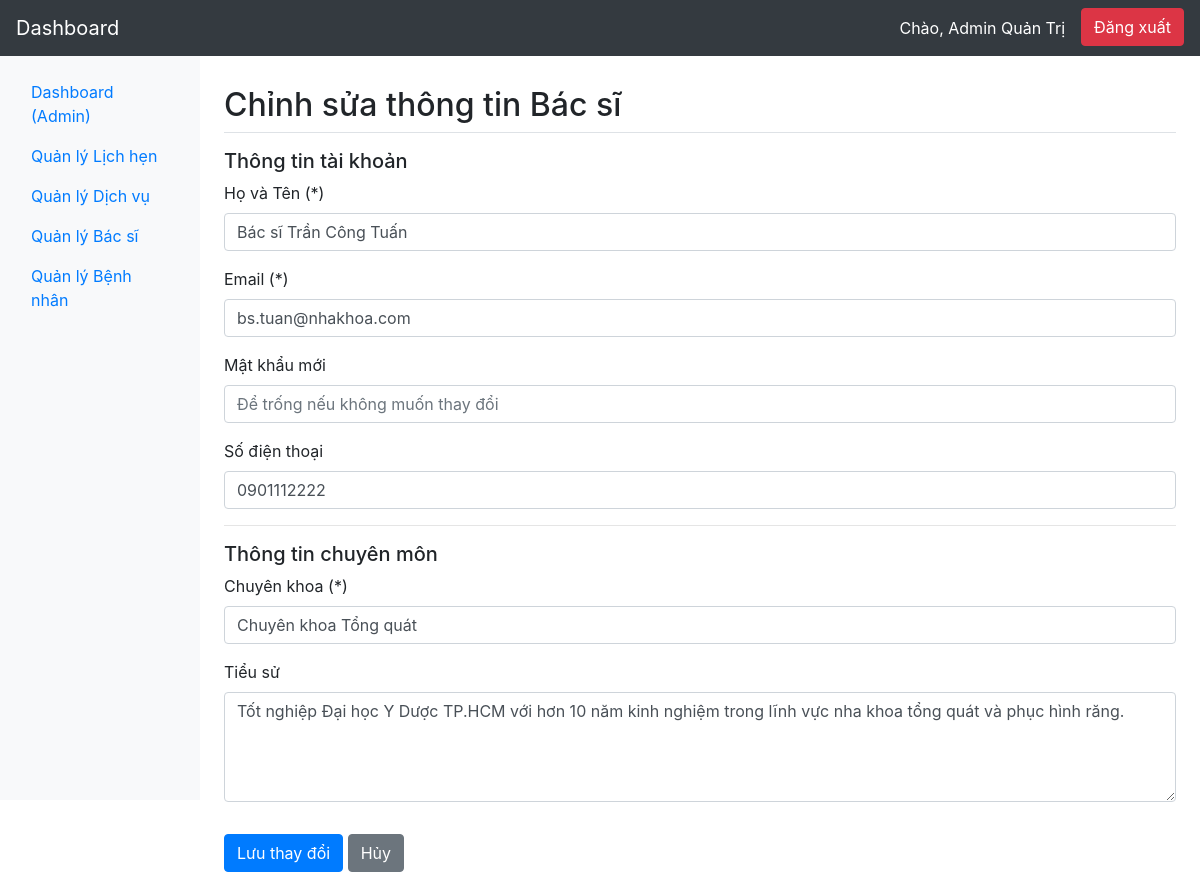
Page /admin/doctors/edit.php?id=1 (signed in) on the committed database.
### tables this page shows
CREATE TABLE `doctors` (
  `id` bigint(20) UNSIGNED NOT NULL,
  `user_id` bigint(20) UNSIGNED NOT NULL,
  `specialty` varchar(255) DEFAULT NULL,
  `bio` text DEFAULT NULL,
  `avatar` varchar(255) DEFAULT NULL,
  `created_at` timestamp NULL DEFAULT current_timestamp(),
  `updated_at` timestamp NULL DEFAULT current_timestamp() ON UPDATE current_timestamp()
);

CREATE TABLE `users` (
  `id` bigint(20) UNSIGNED NOT NULL,
  `name` varchar(255) NOT NULL,
  `email` varchar(255) NOT NULL,
  `password` varchar(255) NOT NULL,
  `phone` varchar(20) DEFAULT NULL,
  `role` enum('patient','doctor','admin') NOT NULL DEFAULT 'patient',
  `created_at` timestamp NULL DEFAULT current_timestamp(),
  `updated_at` timestamp NULL DEFAULT current_timestamp() ON UPDATE current_timestamp()
);

### admin/doctors/edit.php (the view, shortened to what this page needs)
<?php
require '../includes/db.php';
$doctor_id = $_GET['id'];
$sql_select = "SELECT d.id as doctor_id, u.id as user_id, u.name, u.email, u.phone, d.specialty, d.bio
               FROM doctors d
               JOIN users u ON d.user_id = u.id
               WHERE d.id = ?";
$stmt_select = $conn->prepare($sql_select);
$stmt_select->bind_param("i", $doctor_id);
$stmt_select->execute();
$result = $stmt_select->get_result();
if ($result->num_rows === 1) {
    $doctor = $result->fetch_assoc();
} else {
    die("Không tìm thấy bác sĩ.");
}
require 'includes/header.php';
require 'includes/sidebar.php';
?>
<main role="main" class="col-md-9 ml-sm-auto col-lg-10 px-md-4 main-content">
    <h1 class="h2 pt-3 pb-2 mb-3 border-bottom">Chỉnh sửa thông tin Bác sĩ</h1>
    <form action="edit.php?id=<?php echo $doctor_id; ?>" method="POST">
        <h5>Thông tin tài khoản</h5>
        <div class="form-group">
            <label for="name">Họ và Tên (*)</label>
            <input type="text" class="form-control" id="name" name="name" value="<?php echo htmlspecialchars($doctor['name']); ?>" required>
        </div>
        <div class="form-group">
            <label for="email">Email (*)</label>
            <input type="email" class="form-control" id="email" name="email" value="<?php echo htmlspecialchars($doctor['email']); ?>" required>
        </div>
        <div class="form-group">
            <label for="password">Mật khẩu mới</label>
            <input type="password" class="form-control" id="password" name="password" placeholder="Để trống nếu không muốn thay đổi">
        </div>
        <div class="form-group">
            <label for="phone">Số điện thoại</label>
            <input type="text" class="form-control" id="phone" name="phone" value="<?php echo htmlspecialchars($doctor['phone']); ?>">
        </div>
        <hr>
        <h5>Thông tin chuyên môn</h5>
        <div class="form-group">
            <label for="specialty">Chuyên khoa (*)</label>
            <input type="text" class="form-control" id="specialty" name="specialty" value="<?php echo htmlspecialchars($doctor['specialty']); ?>" required>
        </div>
        <div class="form-group">
            <label for="bio">Tiểu sử</label>
            <textarea class="form-control" id="bio" name="bio" rows="4"><?php echo htmlspecialchars($doctor['bio']); ?></textarea>
        </div>
        <button type="submit" class="btn btn-primary mt-3">Lưu thay đổi</button>
        <a href="doctors.php" class="btn btn-secondary mt-3">Hủy</a>
    </form>
</main>
<?php
require 'includes/footer.php';
?>

### admin/includes/header.php (style rules this page uses)
.main-content { margin-left: 220px; padding-top: 70px; }

### rows in the picture
doctors: name "Bác sĩ Trần Công Tuấn", email "bs.tuan@nhakhoa.com", phone "0901112222", specialty "Chuyên khoa Tổng quát", bio "Tốt nghiệp Đại học Y Dược TP.HCM với hơn 10 năm kinh nghiệm trong lĩnh vực nha khoa tổng quát và phục hình răng."

### other values in the picture
$user_name "Admin Quản Trị"
